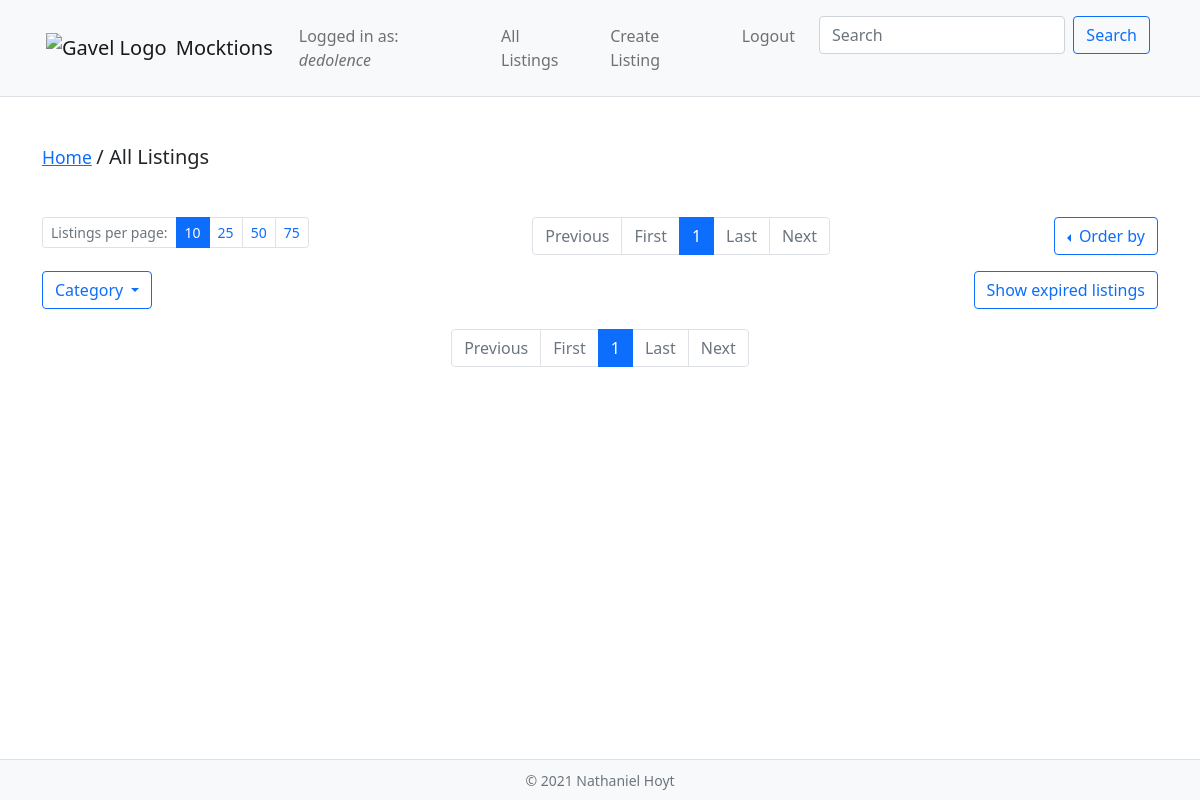
Before: /listings/ (signed in) with the older database file.
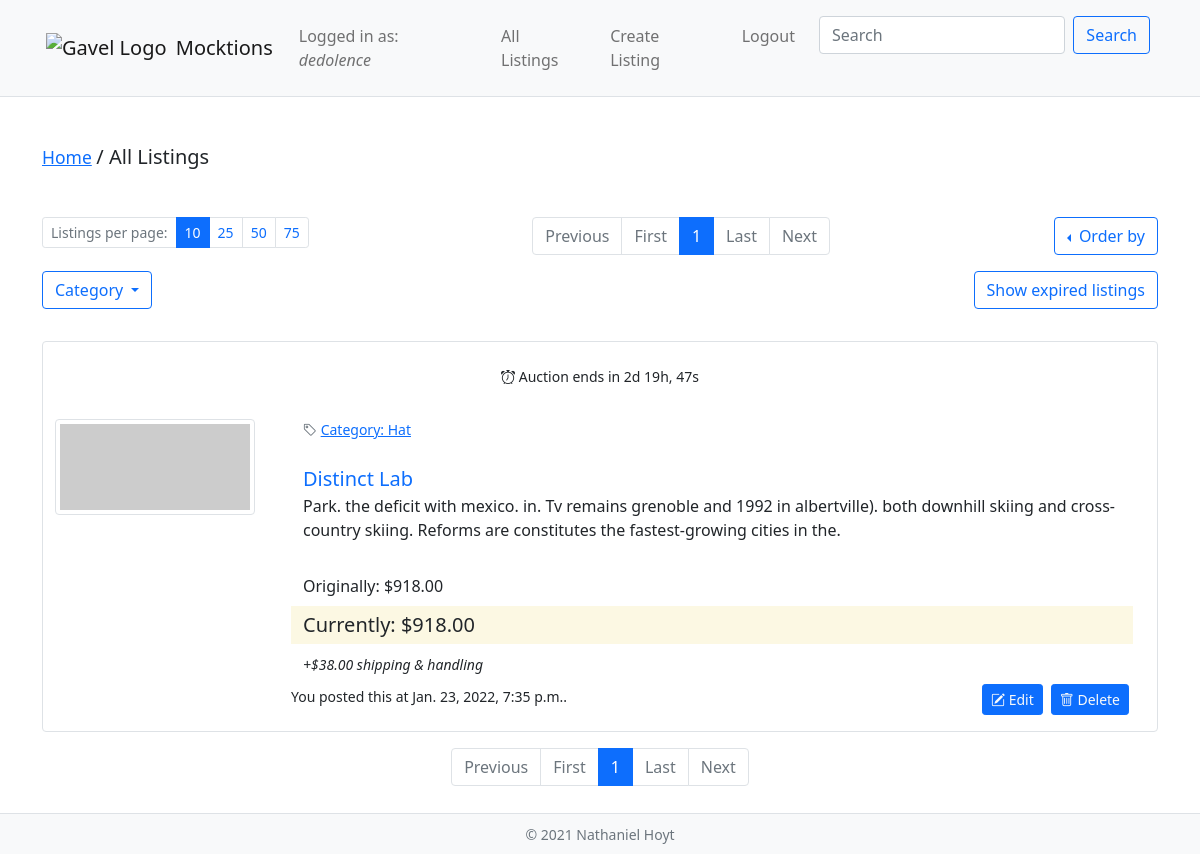
After: the same page with the newer database file.
### auctions/models.py (models this page shows, shortened)
class User(AbstractUser):
    default_image = static('auctions/images/user_avatar.png')
    watchlist = models.ManyToManyField('Listing', blank=True)
    profile_picture = models.CharField(max_length=100, default=default_image)
    street = models.CharField(max_length=100, blank=True)
    city = models.CharField(max_length=100, blank=True)
    state = models.CharField(max_length=100, blank=True)
    postcode = models.CharField(max_length=100, blank=True)
    country = models.CharField(max_length=100, blank=True)
    phone = models.CharField(max_length=100, blank=True)

class Listing(models.Model):
    image_url = models.CharField(max_length=200, null=True, blank=False)
    title = models.CharField(max_length=64, null=True, blank=False)
    description = models.TextField(max_length=500, null=True, blank=False)
    starting_bid = models.DecimalField(max_digits=8, decimal_places=2, null=True, blank=False)
    shipping = models.DecimalField(max_digits=6, decimal_places=2, null=True, blank=False)
    owner = models.ForeignKey('User', on_delete=PROTECT, null=True)
    winner = models.ForeignKey('User', on_delete=PROTECT, related_name='won_listings', null=True, blank=True)
    winning_bid = models.DecimalField(max_digits=8, decimal_places=2, null=True, blank=True)
    category = models.ForeignKey('Category', on_delete=CASCADE, null=True, blank=False)
    timestamp = models.DateTimeField(auto_now_add=True, null=True)
    active = models.BooleanField(default=True, null=False)
    lifespan = models.IntegerField(default=1, help_text="days until listing expires.")
    objects = models.Manager()

class Category(models.Model):
    content = models.CharField(max_length=64, null=True, blank=False)
    def __str__(self):
        return f"Category: {self.content}"

### auctions/views.py (the view)
# urls.py: path("listings/", views.listings, name="all_listings"),
@csrf_exempt
def listings(request):
    all_listings = Listing.objects.all()
    page_tuple = get_page(request, all_listings)
    return render(request, "auctions/listings.html", {
        'controls_dict': page_tuple[0],
        'listing_bundles': page_tuple[1]
    })

### auctions/templates/auctions/listings.html (shortened to what this page needs)
{% extends 'auctions/layout.html' %}
{% load listings_tags %}
{% block body %}
    {% block breadcrumb %}
        {% include 'auctions/includes/breadcrumb.html' with page='All Listings' %}
    {% endblock breadcrumb %}
    {% block control_block_upper %}
        {% url 'all_listings' as control_url %}
        {% include 'auctions/includes/listingControls.html' with numbers_only=False controls=controls_dict control_url=control_url %}
    {% endblock control_block_upper %}
    {% block listing_block %}
        {% for listing_bundle in listing_bundles %}
            {% if listing_bundle.listing.owner == request.user %}
                {% include 'auctions/includes/listing_single.html' with listing=listing_bundle.listing expiration=listing_bundle.expiration_bundle watch_options=False owner_controls=True watching_currently=False disappear=False %}
            {% endif %}
        {% endfor %}
    {% endblock listing_block %}
    {% block control_block_lower %}
        {% url 'all_listings' as control_url %}
        {% include 'auctions/includes/listingControls.html' with numbers_only=True controls=controls_dict total_objects=total_objects control_url=control_url %}
    {% endblock control_block_lower %}
{% endblock %}

### auctions/templates/auctions/includes/navbar.html (shortened to what this page needs)
{% load static %}
<nav class="navbar navbar-expand-lg bg-light navbar-light sticky-top border-bottom">
    <div class="container">
        <a class="navbar-brand" href="{% url 'index' %}" aria-label="Gavel Logo for the Auctions website">
            <img src="{% static 'auctions/images/gavel_icon.png' %}" width="30" height="30" class="m-1" alt="Gavel Logo">
            <span class="align-middle">Mocktions</span>
        </a>
        <div class="collapse navbar-collapse justify-content-end" id="header-nav" role="navigation">
            <ul class="navbar-nav">
                <li class="nav-item p-2">
                    <a href="{% url 'index' %}" class="nav-link">Logged in as: <em>{{ request.user }}</em></a>
                </li>
                <li class="nav-item p-2">
                    <a href="{% url 'all_listings' %}" class="nav-link">All Listings</a>
                </li>
                <li class="nav-item p-2">
                    <a href="{% url 'create_listing' %}" class="nav-link">Create Listing</a>
                </li>
                <li class="nav-item p-2">
                    {% if user.is_authenticated %}
                        <a href="{% url 'logout' %}" class="nav-link">
                            Logout
                        </a>
                    {% else %}
                        <a href="{% url 'login' %}" class="nav-link">
                        Login
                    </a>
                    {% endif %}
                </li>
                <li class="nav-item p-2 me-0">
                    <form class="d-flex" action="{% url 'search' %}" method="GET">
                        <input name="search_query" type="text" class="form-control me-2" placeholder="Search" aria-label="Search">
                        <button type="submit" class="btn btn-outline-primary">Search</button>
                    </form>
                </li>
            </ul>
        </div>
    </div>
</nav>

### auctions/templates/auctions/includes/listing_single.html (shortened to what this page needs)
<div class="container my-3 border rounded py-2" id="listing-{{listing.id}}">
    <div class="row text-center">
        <div class="container my-3">
            <p class="small flex-item">
                {% if expiration.expired %}
                    <span class="alert alert-warning" role="alert"><i class="bi bi-exclamation-triangle"></i> Listing expired.</span>
                {% else %}
                    <i class="bi bi-alarm"></i> Auction ends in {{ expiration.days }}d {{expiration.hours}}h, {{expiration.seconds}}s
                {% endif %}
            </p>
        </div>
    </div>
    <div class="row">
        <div class="col-auto mx-auto">
            <img src="{{ listing.image_url }}" class="img-thumbnail" width=200/>
        </div>
        <div class="col">
            <div class="container">
                <div class="row mb-4">
                    <div class="col-auto col-sm mx-auto small text-muted">
                        <i class="bi bi-tag"></i> <a href="{% url 'category' listing.category.id %}">{{ listing.category }}</a>
                    </div>
                </div>
                <div class="row">
                    <a href="
                    {% if listing.id %}
                        {% url 'view_listing' listing.id %}
                    {% else %}
                        #
                    {% endif %}
                    " class="lead text-decoration-none">{{ listing.title }}</a>
                </div>
                <div class="row mb-2"><p>{{ listing.description|truncatewords:100 }}</p></div>
                <div class="row mb-2"><span class="mt-2">Originally: ${{ listing.starting_bid }}</span></div>
                {% if expiration.expired %}
                    <div class="row mb-2"><span class="mark lead">Winning bid: ${{ listing.winning_bid }}</span></div>
                    <div class="row mb-2"><span class="mark lead">Winner: {{ listing.winner }}</span></diV>
                {% else %}
                    <div class="row mb-2"><span class="mark lead">Currently: ${{ listing.current_bid }}</span></div>
                {% endif %}
                <div class="row mb-2"><em><small>+${{ listing.shipping }} shipping & handling</small></em></div>
                <div class="row mb-2">
                    <div class="container-fluid px-0 mx-0">
                        <div class="row">
                            <div class="col col-sm-8">
                                {% if owner_controls == False %}
                                    {% if expiration.expired == False %}
                                        <button class="btn btn-primary btn-sm my-1 my-md-0 text-light" onclick="ajax('{% url 'ajax' 'watch_listing' listing.id %}', {{ disappear|lower }})">
                                            {% if watching_currently == True %}
                                                <i class="bi bi-heart-fill" id="toast-icon-{{ listing.id }}"></i>&nbsp;<span id="toast-button-text-{{ listing.id }}">Watching</span>
                                            {% else %}
                                                <i class="bi bi-heart" id="toast-icon-{{ listing.id }}"></i>&nbsp;<span id="toast-button-text-{{ listing.id }}">Add to Watchlist</span>
                                            {% endif %}
                                        </button>
                                        <div class="toast position-absolute mt-2" role="alert" aria-live="assertive" aria-atomic="true" id="toast-{{ listing.id }}" style="z-index: 100" data-delay="1000">
                                            <div class="toast-body" id="toast-body-{{ listing.id }}">
                                                Added to watchlist!
                                            </div>
                                        </div>
                                        <small>Posted by <a href="{% url 'view_user' listing.owner %}">{{ listing.owner }}</a> at {{ listing.timestamp }}.</small>
                                    {% else %}
                                        <small>This listing has expired.</small>
                                    {% endif %}
                                {% else %}
                                    <small>You posted this at {{ listing.timestamp }}.</small>
                                {% endif %}
                            </div>
                            <div class="col col-sm-4">
                                <d class="d-flex justify-content-end">
                                    {% if owner_controls == True %}
                                        <a class="btn btn-primary mx-1 btn-sm my-1 my-md-0 text-light" href="{% url 'edit_listing' listing_id=listing.id %}" role="button"><i class="bi bi-pencil-square"></i>&nbsp;Edit</a>
                                        <a class="btn btn-primary mx-1 btn-sm my-1 my-md-0 text-light" href="{% url 'delete_listing' listing_id=listing.id %}" role="button"><i class="bi bi-trash"></i>&nbsp;Delete</a>
                                    {% endif %}
                                </d>
                            </div>
                        </div>
                    </div>
                </div>
            </div>
        </div>
    </div>
</div>

Changed rows visible on the page:
added Listing: days "2", hours "19", seconds "47", category "Category: Hat", title "Distinct Lab", description "Park. the deficit with mexico. in. Tv remains grenoble and 1992 in albertville). both downhill skiing and cross-country skiing. Reforms are constitutes the fastest-growing cities in the.", starting_bid "918.00", current_bid "918.00", shipping "38.00", timestamp "Jan. 23, 2022, 7:35 p.m."
